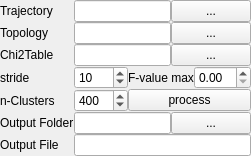
<?xml version="1.0" encoding="UTF-8"?>
<ui version="4.0">
 <class>Form</class>
 <widget class="QWidget" name="Form">
  <property name="geometry">
   <rect>
    <x>0</x>
    <y>0</y>
    <width>239</width>
    <height>151</height>
   </rect>
  </property>
  <property name="windowTitle">
   <string>Form</string>
  </property>
  <layout class="QGridLayout" name="gridLayout">
   <property name="margin">
    <number>0</number>
   </property>
   <property name="spacing">
    <number>0</number>
   </property>
   <item row="0" column="0">
    <widget class="QLabel" name="label">
     <property name="text">
      <string>Trajectory</string>
     </property>
    </widget>
   </item>
   <item row="0" column="1" colspan="3">
    <layout class="QHBoxLayout" name="horizontalLayout">
     <property name="spacing">
      <number>0</number>
     </property>
     <item>
      <widget class="QLineEdit" name="lineEdit"/>
     </item>
     <item>
      <widget class="QPushButton" name="toolButton">
       <property name="text">
        <string>...</string>
       </property>
      </widget>
     </item>
    </layout>
   </item>
   <item row="1" column="0">
    <widget class="QLabel" name="label_2">
     <property name="text">
      <string>Topology</string>
     </property>
    </widget>
   </item>
   <item row="1" column="1" colspan="3">
    <layout class="QHBoxLayout" name="horizontalLayout_2">
     <property name="spacing">
      <number>0</number>
     </property>
     <item>
      <widget class="QLineEdit" name="lineEdit_2"/>
     </item>
     <item>
      <widget class="QPushButton" name="toolButton_2">
       <property name="text">
        <string>...</string>
       </property>
      </widget>
     </item>
    </layout>
   </item>
   <item row="2" column="0">
    <widget class="QLabel" name="label_3">
     <property name="text">
      <string>Chi2Table</string>
     </property>
    </widget>
   </item>
   <item row="2" column="1" colspan="3">
    <layout class="QHBoxLayout" name="horizontalLayout_3">
     <property name="spacing">
      <number>0</number>
     </property>
     <item>
      <widget class="QLineEdit" name="lineEdit_3"/>
     </item>
     <item>
      <widget class="QPushButton" name="toolButton_3">
       <property name="text">
        <string>...</string>
       </property>
      </widget>
     </item>
    </layout>
   </item>
   <item row="3" column="0">
    <widget class="QLabel" name="label_5">
     <property name="text">
      <string>stride</string>
     </property>
    </widget>
   </item>
   <item row="3" column="1">
    <widget class="QSpinBox" name="spinBox">
     <property name="maximum">
      <number>999</number>
     </property>
     <property name="value">
      <number>10</number>
     </property>
    </widget>
   </item>
   <item row="3" column="2">
    <widget class="QLabel" name="label_4">
     <property name="text">
      <string>F-value max</string>
     </property>
    </widget>
   </item>
   <item row="3" column="3">
    <widget class="QDoubleSpinBox" name="doubleSpinBox"/>
   </item>
   <item row="4" column="0">
    <widget class="QLabel" name="label_6">
     <property name="text">
      <string>n-Clusters</string>
     </property>
    </widget>
   </item>
   <item row="4" column="1">
    <widget class="QSpinBox" name="spinBox_2">
     <property name="minimum">
      <number>1</number>
     </property>
     <property name="maximum">
      <number>9999</number>
     </property>
     <property name="value">
      <number>400</number>
     </property>
    </widget>
   </item>
   <item row="4" column="2" colspan="2">
    <widget class="QPushButton" name="pushButton">
     <property name="text">
      <string>process</string>
     </property>
    </widget>
   </item>
   <item row="5" column="0">
    <widget class="QLabel" name="label_7">
     <property name="text">
      <string>Output Folder</string>
     </property>
    </widget>
   </item>
   <item row="5" column="1" colspan="3">
    <layout class="QHBoxLayout" name="horizontalLayout_4">
     <property name="spacing">
      <number>0</number>
     </property>
     <item>
      <widget class="QLineEdit" name="lineEdit_4"/>
     </item>
     <item>
      <widget class="QPushButton" name="toolButton_4">
       <property name="text">
        <string>...</string>
       </property>
      </widget>
     </item>
    </layout>
   </item>
   <item row="6" column="0">
    <widget class="QLabel" name="label_8">
     <property name="text">
      <string>Output File</string>
     </property>
    </widget>
   </item>
   <item row="6" column="1" colspan="3">
    <widget class="QLineEdit" name="lineEdit_5"/>
   </item>
  </layout>
 </widget>
 <resources/>
 <connections/>
</ui>
